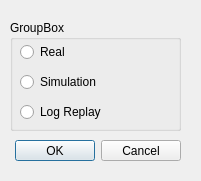
<?xml version="1.0" encoding="UTF-8"?>
<ui version="4.0">
 <class>Dialog</class>
 <widget class="QDialog" name="Dialog">
  <property name="geometry">
   <rect>
    <x>0</x>
    <y>0</y>
    <width>201</width>
    <height>181</height>
   </rect>
  </property>
  <property name="windowTitle">
   <string>GS Startup Tool</string>
  </property>
  <widget class="QDialogButtonBox" name="buttonBox">
   <property name="geometry">
    <rect>
     <x>-10</x>
     <y>140</y>
     <width>191</width>
     <height>21</height>
    </rect>
   </property>
   <property name="orientation">
    <enum>Qt::Orientation::Horizontal</enum>
   </property>
   <property name="standardButtons">
    <set>QDialogButtonBox::StandardButton::Cancel|QDialogButtonBox::StandardButton::Ok</set>
   </property>
  </widget>
  <widget class="QGroupBox" name="groupBox">
   <property name="geometry">
    <rect>
     <x>10</x>
     <y>20</y>
     <width>171</width>
     <height>111</height>
    </rect>
   </property>
   <property name="title">
    <string>GroupBox</string>
   </property>
   <widget class="QRadioButton" name="radioButton">
    <property name="geometry">
     <rect>
      <x>10</x>
      <y>50</y>
      <width>98</width>
      <height>24</height>
     </rect>
    </property>
    <property name="text">
     <string>Simulation</string>
    </property>
   </widget>
   <widget class="QRadioButton" name="radioButton_2">
    <property name="geometry">
     <rect>
      <x>10</x>
      <y>20</y>
      <width>98</width>
      <height>24</height>
     </rect>
    </property>
    <property name="text">
     <string>Real</string>
    </property>
   </widget>
   <widget class="QRadioButton" name="radioButton_3">
    <property name="geometry">
     <rect>
      <x>10</x>
      <y>80</y>
      <width>98</width>
      <height>24</height>
     </rect>
    </property>
    <property name="text">
     <string>Log Replay</string>
    </property>
   </widget>
  </widget>
 </widget>
 <resources/>
 <connections>
  <connection>
   <sender>buttonBox</sender>
   <signal>accepted()</signal>
   <receiver>Dialog</receiver>
   <slot>accept()</slot>
   <hints>
    <hint type="sourcelabel">
     <x>248</x>
     <y>254</y>
    </hint>
    <hint type="destinationlabel">
     <x>157</x>
     <y>274</y>
    </hint>
   </hints>
  </connection>
  <connection>
   <sender>buttonBox</sender>
   <signal>rejected()</signal>
   <receiver>Dialog</receiver>
   <slot>reject()</slot>
   <hints>
    <hint type="sourcelabel">
     <x>316</x>
     <y>260</y>
    </hint>
    <hint type="destinationlabel">
     <x>286</x>
     <y>274</y>
    </hint>
   </hints>
  </connection>
 </connections>
</ui>
